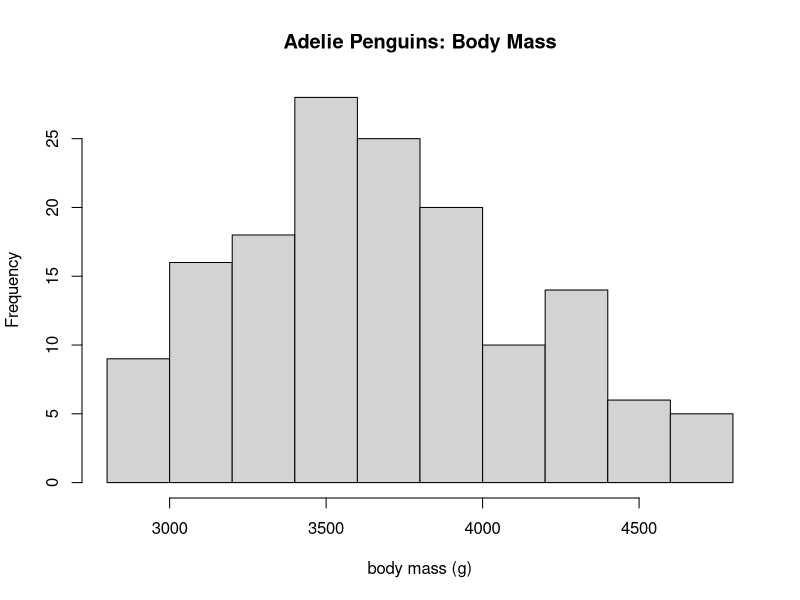
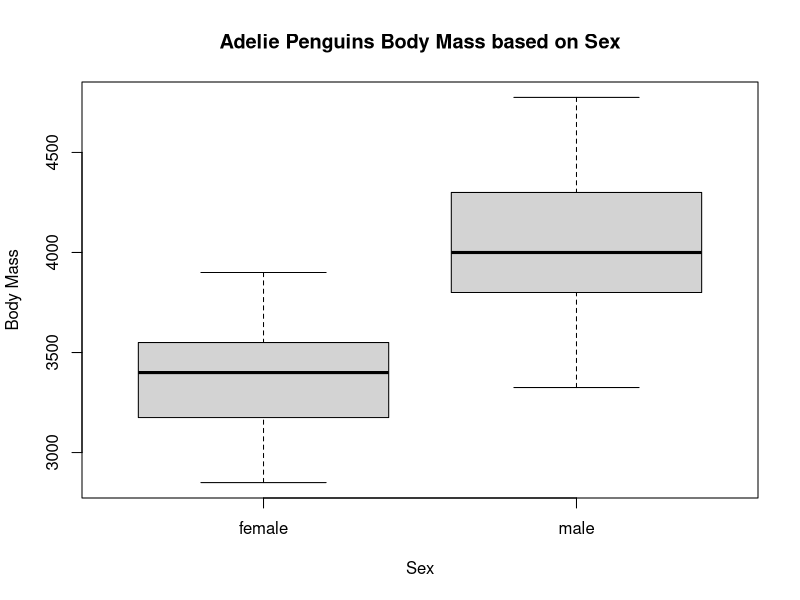

Recreate these plots in R, in order.
require(palmerpenguins)
dat_ade = droplevels(subset(penguins, species == "Adelie"))
hist(dat_ade$body_mass_g, main = "Adelie Penguins: Body Mass", xlab = "body mass (g)")

#1
boxplot(dat_ade$body_mass_g ~ dat_ade$sex, 
        main = "Adelie Penguins Body Mass based on Sex", 
        xlab = "Sex", ylab = "Body Mass")

#2

dat_ad_f <- subset(dat_ade,sex == "female")
dat_ad_m <- subset(dat_ade,sex == "male")
t.test(dat_ad_f$body_mass_g, mu = 0)

#4

t.test(dat_ad_m$body_mass_g, alternative = c("greater"), mu = 4000)

#6

t.test(dat_ade$body_mass_g ~ dat_ade$sex)
t.test(dat_ad_f$body_mass_g, dat_ad_m$body_mass_g)

#8